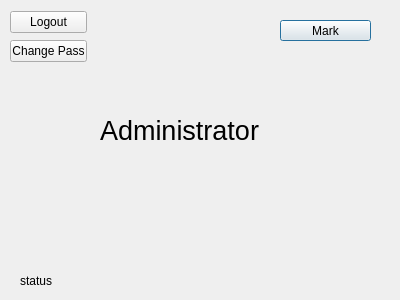
<?xml version="1.0" encoding="UTF-8"?>
<ui version="4.0">
 <class>Administrator</class>
 <widget class="QDialog" name="Administrator">
  <property name="geometry">
   <rect>
    <x>0</x>
    <y>0</y>
    <width>400</width>
    <height>300</height>
   </rect>
  </property>
  <property name="windowTitle">
   <string>Dialog</string>
  </property>
  <widget class="QPushButton" name="pushButton_mark">
   <property name="geometry">
    <rect>
     <x>280</x>
     <y>20</y>
     <width>91</width>
     <height>21</height>
    </rect>
   </property>
   <property name="text">
    <string>Mark</string>
   </property>
  </widget>
  <widget class="QLabel" name="label_status">
   <property name="geometry">
    <rect>
     <x>20</x>
     <y>270</y>
     <width>181</width>
     <height>21</height>
    </rect>
   </property>
   <property name="text">
    <string>status</string>
   </property>
  </widget>
  <widget class="QLabel" name="label_filler">
   <property name="geometry">
    <rect>
     <x>100</x>
     <y>70</y>
     <width>231</width>
     <height>121</height>
    </rect>
   </property>
   <property name="font">
    <font>
     <pointsize>20</pointsize>
    </font>
   </property>
   <property name="text">
    <string>Administrator</string>
   </property>
  </widget>
  <widget class="QWidget" name="layoutWidget">
   <property name="geometry">
    <rect>
     <x>10</x>
     <y>10</y>
     <width>77</width>
     <height>54</height>
    </rect>
   </property>
   <layout class="QVBoxLayout" name="verticalLayout">
    <item>
     <widget class="QPushButton" name="pushButton_logout">
      <property name="text">
       <string>Logout</string>
      </property>
     </widget>
    </item>
    <item>
     <widget class="QPushButton" name="pushButton_ChangePass">
      <property name="text">
       <string>Change Pass</string>
      </property>
     </widget>
    </item>
   </layout>
  </widget>
 </widget>
 <resources/>
 <connections/>
</ui>
